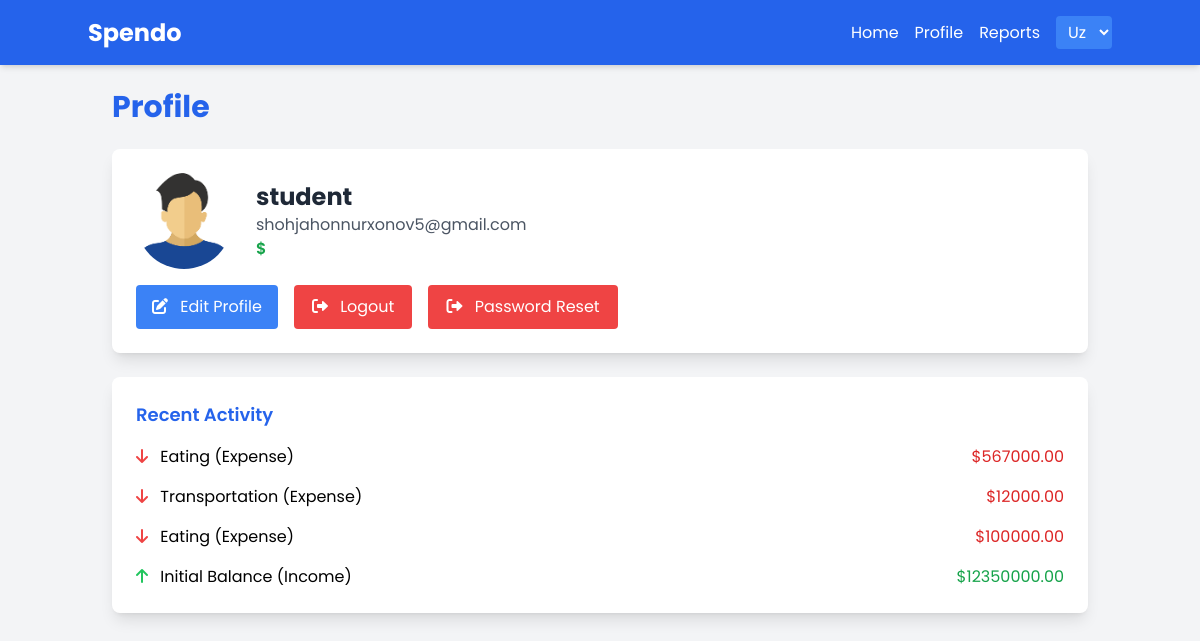
Screenshot of /en/account/student/profile/ (signed in) with the database file from the repository.
### account/models.py (models this page shows, shortened)
class CustomUser(AbstractUser):
    email = models.EmailField(blank=True, null=True, unique=True)
    phone = models.CharField(max_length=15, blank=True, null=True, unique=True)
    username = models.CharField(max_length=200, unique=True)
    first_name = models.CharField(max_length=200, blank=True, null=True)
    last_name = models.CharField(max_length=200, blank=True, null=True)
    avatar = models.ImageField(upload_to='users/', default='user_logo.png')
    created_at = models.DateTimeField(auto_now_add=True)
    updated_at = models.DateTimeField(auto_now=True)
    class Meta:
        verbose_name = 'customuser'
        verbose_name_plural = 'customusers'

### tracker/models.py (models this page shows, shortened)
class Expense(models.Model):
    amount = models.DecimalField(max_digits=10, decimal_places=2, default=0)
    user = models.ForeignKey('account.CustomUser', on_delete=models.CASCADE)
    account = models.ForeignKey(Account, on_delete=models.SET_NULL, null=True)
    type = models.CharField(max_length=100)
    created_at = models.DateTimeField(auto_now_add=True)
    category = models.ForeignKey(ExpenseCategory, on_delete=models.CASCADE)

class ExpenseCategory(models.Model):
    name = models.CharField(max_length=50)
    user = models.ForeignKey('account.CustomUser', on_delete=models.CASCADE)
    class Meta:
        verbose_name = 'expensecategory'
        verbose_name_plural = 'expensecategories'
    def __str__(self):
        return self.name

class Income(models.Model):
    amount = models.DecimalField(max_digits=10, decimal_places=2, default=0)
    user = models.ForeignKey('account.CustomUser', on_delete=models.CASCADE)
    account = models.ForeignKey(Account, on_delete=models.SET_NULL, null=True)
    type = models.CharField(max_length=100)
    created_at = models.DateTimeField(auto_now_add=True)
    category = models.ForeignKey(IncomeCategory, on_delete=models.CASCADE)

class IncomeCategory(models.Model):
    name = models.CharField(max_length=50)
    user = models.ForeignKey('account.CustomUser', on_delete=models.CASCADE)
    class Meta:
        verbose_name = 'incomecategory'
        verbose_name_plural = 'incomecategories'
    def __str__(self):
        return self.name

### account/views.py (the view, shortened to what this page needs)
# urls.py: path('<str:username>/profile/', ProfileView.as_view(), name='profile'),
class ProfileView(View, LoginRequiredMixin):
    def get(self, request, username):
        user = get_object_or_404(CustomUser, username=username)
        form = ProfileForm(instance=user)
        income = Income.objects.filter(user=request.user)
        expense = Expense.objects.filter(user=request.user)
        activity = [{'type': 'income', 'obj': inc, 'created_at': inc.created_at, 'amount': inc.amount,
                        'category': inc.category} for inc in income
                   ] + [
                       {'type': 'expense', 'obj': exp, 'created_at': exp.created_at, 'amount': exp.amount,
                        'category': exp.category} for exp in expense  ]
        activity = sorted(activity, key=lambda x: x['created_at'], reverse=True)[:10]
        return render(request, 'profile.html', {'user': user, 'form': form, 'income': income, 'expense': expense,
                                                'activity': activity})

### account/froms.py (shortened to what this page needs)
class ProfileForm(forms.ModelForm):
    identifier = forms.CharField(max_length=100, label=_("Email or Phone"))
    class Meta:
        model = CustomUser
        fields = [ 'avatar', 'email', 'phone']
        widgets = {
            'avatar': forms.FileInput(attrs={'accept': 'users/'}),
        }

### templates/profile.html (shortened to what this page needs)
{% extends 'base.html' %}
{% load static %}
{% load i18n %}
{% block content %}
<div class="animate__animated animate__slideInUp">
    <h1 class="text-3xl font-bold text-blue-600 mb-6">{% trans "Profile" %}</h1>
    <div class="bg-white p-6 rounded-lg shadow-lg mb-6">
        <div class="flex items-center space-x-6">
            {% if user.avatar %}
            <img src="{{ user.avatar.url }}" alt="Profile Picture" class="w-24 h-24 rounded-full object-cover">
            {% else %}
            <img src="https://via.placeholder.com/100" alt="Profile Picture" class="w-24 h-24 rounded-full">
            {% endif %}
            <div>
                <h2 class="text-2xl font-bold text-gray-800">{{ user.username }}</h2>
                {% if user.email %}
                <p class="text-gray-600">{{ user.email }}</p>
                {% endif %}
                <p class="text-green-600 font-semibold">${{ user.balance|floatformat:2 }}</p>
            </div>
        </div>
        <div class="mt-4 flex space-x-4">
            <button onclick="openModal('edit-profile-modal')" class="bg-blue-500 text-white px-4 py-2 rounded hover:bg-blue-600 transition transform hover:scale-105">
                <i class="fas fa-edit mr-2"></i> {% trans "Edit Profile" %}
            </button>
            <form method="POST" action="{% url 'logout' %}">
                <button type="submit" class="bg-red-500 text-white px-4 py-2 rounded hover:bg-red-600 hover:border-yellow-400 border-2 border-transparent hover:scale-105 transition transform animate__animated animate__pulse animate__infinite animate__slow">
                    <i class="fas fa-sign-out-alt mr-2"></i> {% trans "Logout" %}
                </button>
            </form>
            <form method="POST" action="{% url 'password-reset' %}">
                <button type="submit" class="bg-red-500 text-white px-4 py-2 rounded hover:bg-red-600 hover:border-yellow-400 border-2 border-transparent hover:scale-105 transition transform animate__animated animate__pulse animate__infinite animate__slow">
                    <i class="fas fa-sign-out-alt mr-2"></i> {% trans "Password Reset" %}
                </button>
            </form>
        </div>
    </div>
    <div class="bg-white p-6 rounded-lg shadow-lg">
        <h2 class="text-lg font-semibold text-blue-600 mb-4">{% trans "Recent Activity" %}</h2>
        <ul class="space-y-4">
            {% for act in activity %}
            <li class="flex justify-between">
                {% if act.type == 'income' %}
                <span><i class="fas fa-arrow-up text-green-500 mr-2"></i> {{ act.category }} ({% trans "Income" %})</span>
                <span class="text-green-600">${{ act.amount|floatformat:2 }}</span>
                {% else %}
                <span><i class="fas fa-arrow-down text-red-500 mr-2"></i> {{ act.category }} ({% trans "Expense" %})</span>
                <span class="text-red-600">${{ act.amount|floatformat:2 }}</span>
                {% endif %}
            </li>
            {% empty %}
            <li>{% trans "No recent activity" %}</li>
            {% endfor %}
        </ul>
    </div>
</div>
{% endblock %}

### static/css/style.css (style rules this page uses)
input, button { transition: all 0.3s ease; }
.font-poppins { font-family: 'Poppins', sans-serif; }
button { transition: all 0.3s ease; }

### rows the page displays
CustomUser: avatar (picture), username "student", email "shohjahonnurxonov5@gmail.com"
Expense: category "Eating", amount "567000.00"
Expense: category "Transportation", amount "12000.00"
Expense: category "Eating", amount "100000.00"
Income: category "Initial Balance", amount "12350000.00"
